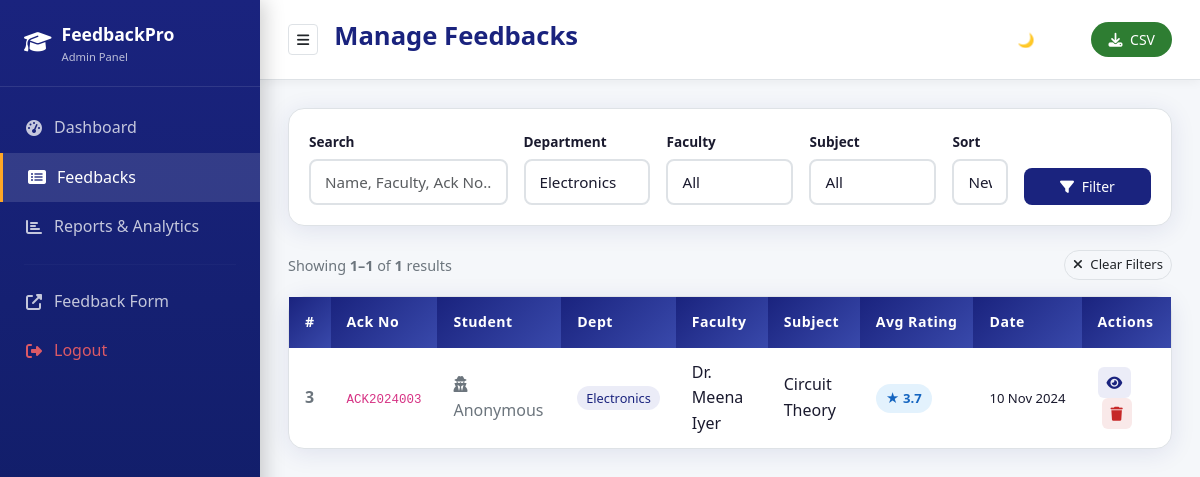
Screenshot of /admin/feedbacks.php?dept=Electronics (signed in) with the database file from the repository.
### tables this page shows
CREATE TABLE IF NOT EXISTS `feedbacks` (
  `id` INT(11) NOT NULL AUTO_INCREMENT,
  `acknowledgement_no` VARCHAR(20) NOT NULL UNIQUE,
  `student_name` VARCHAR(100) DEFAULT NULL COMMENT 'NULL for anonymous',
  `register_number` VARCHAR(20) DEFAULT NULL,
  `department` VARCHAR(100) NOT NULL,
  `year` VARCHAR(10) NOT NULL,
  `section` VARCHAR(5) NOT NULL,
  `email` VARCHAR(150) DEFAULT NULL,
  `faculty_name` VARCHAR(100) NOT NULL,
  `subject_name` VARCHAR(100) NOT NULL,
  `teaching_quality` TINYINT(1) NOT NULL DEFAULT 0,
  `subject_knowledge` TINYINT(1) NOT NULL DEFAULT 0,
  `communication_skills` TINYINT(1) NOT NULL DEFAULT 0,
  `doubt_clarification` TINYINT(1) NOT NULL DEFAULT 0,
  `classroom_interaction` TINYINT(1) NOT NULL DEFAULT 0,
  `punctuality` TINYINT(1) NOT NULL DEFAULT 0,
  `strengths` TEXT DEFAULT NULL,
  `improvements` TEXT DEFAULT NULL,
  `feedback` TEXT DEFAULT NULL,
  `suggestions` TEXT DEFAULT NULL,
  `is_anonymous` TINYINT(1) NOT NULL DEFAULT 0,
  `submitted_at` DATETIME NOT NULL DEFAULT CURRENT_TIMESTAMP,
  PRIMARY KEY (`id`),
  KEY `idx_department` (`department`),
  KEY `idx_faculty` (`faculty_name`),
  KEY `idx_subject` (`subject_name`),
  KEY `idx_submitted` (`submitted_at`)
);

### config/db.php (called while the page is built, shortened)
<?php
function e($str) {
    return htmlspecialchars($str ?? '', ENT_QUOTES, 'UTF-8');
}
?>

### admin/feedbacks.php (the view, shortened to what this page needs)
<?php
require_once '../config/db.php';
$conn = getDB();
$search  = trim($_GET['search'] ?? '');
$dept    = trim($_GET['dept'] ?? '');
$faculty = trim($_GET['faculty'] ?? '');
$subject = trim($_GET['subject'] ?? '');
$sort    = in_array($_GET['sort'] ?? '', ['asc','desc']) ? $_GET['sort'] : 'desc';
$where = ["1=1"];
$params = []; $types = '';
if ($dept)   { $where[] = "department=?"; $params[] = $dept; $types .= 's'; }
$whereStr = implode(' AND ', $where);
$perPage = 15;
$page = max(1, (int)($_GET['page'] ?? 1));
$offset = ($page - 1) * $perPage;
$countStmt = $conn->prepare("SELECT COUNT(*) as c FROM feedbacks WHERE $whereStr");
if ($types) $countStmt->bind_param($types, ...$params);
$countStmt->execute();
$totalRows = $countStmt->get_result()->fetch_assoc()['c'];
$stmt = $conn->prepare("SELECT * FROM feedbacks WHERE $whereStr ORDER BY submitted_at $sort LIMIT $perPage OFFSET $offset");
if ($types) $stmt->bind_param($types, ...$params);
$stmt->execute();
$feedbacks = $stmt->get_result();
$depts    = $conn->query("SELECT DISTINCT department FROM feedbacks ORDER BY department");
?>
<!DOCTYPE html>
<html lang="en" data-theme="light">
<head>
<link href="https://cdn.jsdelivr.net/npm/bootstrap@5.3.0/dist/css/bootstrap.min.css" rel="stylesheet">
<link href="https://cdnjs.cloudflare.com/ajax/libs/font-awesome/6.4.0/css/all.min.css" rel="stylesheet">
<link href="../assets/css/style.css" rel="stylesheet">
</head>
<body>
<div class="admin-sidebar">
  <div class="sidebar-brand"><i class="fas fa-graduation-cap fa-lg"></i><div><div>FeedbackPro</div><div style="font-size:0.7rem;opacity:0.7;font-weight:400;">Admin Panel</div></div></div>
  <nav class="mt-3">
    <a href="dashboard.php" class="nav-link"><i class="fas fa-tachometer-alt"></i> Dashboard</a>
    <a href="feedbacks.php" class="nav-link active"><i class="fas fa-list-alt"></i> Feedbacks</a>
    <a href="reports.php" class="nav-link"><i class="fas fa-chart-bar"></i> Reports & Analytics</a>
    <hr style="border-color:rgba(255,255,255,0.1);margin:12px 24px;">
    <a href="../index.php" class="nav-link" target="_blank"><i class="fas fa-external-link-alt"></i> Feedback Form</a>
    <a href="logout.php" class="nav-link" style="color:rgba(255,100,100,0.85);"><i class="fas fa-sign-out-alt"></i> Logout</a>
  </nav>
</div>
<div class="admin-content">
  <div class="admin-topbar">
    <div class="d-flex align-items-center gap-3">
      <button class="btn btn-sm" id="sidebarToggle" style="border:1px solid var(--border);background:var(--card-bg);"><i class="fas fa-bars"></i></button>
      <div class="page-title">Manage Feedbacks</div>
    </div>
    <div class="d-flex gap-2">
      <button class="theme-toggle" id="themeToggle">🌙 Dark</button>
      <a href="?export=csv&<?= http_build_query(array_filter(['search'=>$search,'dept'=>$dept,'faculty'=>$faculty,'subject'=>$subject])) ?>"
         class="btn btn-sm" style="background:#2e7d32;color:white;border-radius:50px;padding:6px 16px;">
        <i class="fas fa-download me-1"></i> CSV
      </a>
    </div>
  </div>
  <div class="admin-main">
    <div class="filter-bar">
      <form method="GET" action="feedbacks.php">
        <div class="row g-3 align-items-end">
          <div class="col-md-3">
            <label class="form-label fw-600" style="font-size:0.85rem;">Search</label>
            <input type="text" class="form-control form-control-sm" name="search" placeholder="Name, Faculty, Ack No..." value="<?= e($search) ?>">
          </div>
          <div class="col-md-2">
            <label class="form-label fw-600" style="font-size:0.85rem;">Department</label>
            <select class="form-select form-select-sm" name="dept">
              <?php while ($d = $depts->fetch_assoc()): ?>
              <option value="<?= e($d['department']) ?>" <?= $dept===$d['department']?'selected':'' ?>><?= e($d['department']) ?></option>
              <?php endwhile; ?>
            </select>
          </div>
          <div class="col-md-2">
            <label class="form-label fw-600" style="font-size:0.85rem;">Faculty</label>
            <select class="form-select form-select-sm" name="faculty">
              <option value="">All</option>
            </select>
          </div>
          <div class="col-md-2">
            <label class="form-label fw-600" style="font-size:0.85rem;">Subject</label>
            <select class="form-select form-select-sm" name="subject">
              <option value="">All</option>
            </select>
          </div>
          <div class="col-md-1">
            <label class="form-label fw-600" style="font-size:0.85rem;">Sort</label>
            <select class="form-select form-select-sm" name="sort">
              <option value="desc" <?= $sort==='desc'?'selected':'' ?>>Newest</option>
            </select>
          </div>
          <div class="col-md-2">
            <button type="submit" class="btn btn-sm w-100" style="background:var(--primary);color:white;border-radius:8px;padding:7px;">
              <i class="fas fa-filter me-1"></i> Filter
            </button>
          </div>
        </div>
      </form>
    </div>
    <div class="d-flex justify-content-between align-items-center mb-3">
      <div style="color:var(--text-muted);font-size:0.9rem;">
        Showing <strong><?= min($offset+1, $totalRows) ?>–<?= min($offset+$perPage, $totalRows) ?></strong> of <strong><?= $totalRows ?></strong> results
      </div>
      <a href="feedbacks.php" class="btn btn-sm" style="border:1px solid var(--border);border-radius:50px;font-size:0.82rem;">
        <i class="fas fa-times me-1"></i> Clear Filters
      </a>
    </div>
    <div class="card">
      <div class="table-responsive">
        <table class="table-custom w-100">
          <thead>
            <tr>
              <th>#</th><th>Ack No</th><th>Student</th><th>Dept</th><th>Faculty</th>
              <th>Subject</th><th>Avg Rating</th><th>Date</th><th>Actions</th>
            </tr>
          </thead>
          <tbody>
            <?php if ($feedbacks->num_rows === 0): ?>
            <tr><td colspan="9" class="text-center py-4" style="color:var(--text-muted);">
              <i class="fas fa-inbox fa-2x mb-2 d-block"></i>No feedbacks found.
            </td></tr>
            <?php else: while ($fb = $feedbacks->fetch_assoc()):
              $avg = round(($fb['teaching_quality']+$fb['subject_knowledge']+$fb['communication_skills']+$fb['doubt_clarification']+$fb['classroom_interaction']+$fb['punctuality'])/6, 1);
            ?>
            <tr>
              <td style="font-weight:600;color:var(--text-muted);"><?= $fb['id'] ?></td>
              <td><code style="font-size:0.78rem;"><?= e($fb['acknowledgement_no']) ?></code></td>
              <td>
                <?php if ($fb['is_anonymous']): ?>
                  <span style="color:var(--text-muted);"><i class="fas fa-user-secret me-1"></i>Anonymous</span>
                <?php else: ?>
                  <div style="font-weight:600;"><?= e($fb['student_name'] ?? 'N/A') ?></div>
                  <div style="font-size:0.78rem;color:var(--text-muted);"><?= e($fb['register_number'] ?? '') ?></div>
                <?php endif; ?>
              </td>
              <td><span style="font-size:0.8rem;background:rgba(57,73,171,0.1);color:var(--primary);padding:3px 9px;border-radius:50px;"><?= e($fb['department']) ?></span></td>
              <td style="font-weight:500;"><?= e($fb['faculty_name']) ?></td>
              <td><?= e($fb['subject_name']) ?></td>
              <td><span class="badge-rating rating-<?= round($avg) ?>">★ <?= $avg ?></span></td>
              <td style="font-size:0.82rem;white-space:nowrap;"><?= date('d M Y', strtotime($fb['submitted_at'])) ?></td>
              <td>
                <button class="btn btn-sm" style="background:rgba(57,73,171,0.1);color:var(--primary);border-radius:6px;"
                        data-bs-toggle="modal" data-bs-target="#modal<?= $fb['id'] ?>">
                  <i class="fas fa-eye"></i>
                </button>
                <button class="btn btn-sm ms-1" style="background:rgba(198,40,40,0.1);color:#c62828;border-radius:6px;"
                        onclick="confirmDelete(<?= $fb['id'] ?>)">
                  <i class="fas fa-trash"></i>
                </button>
              </td>
            </tr>
            <?php endwhile; endif; ?>
          </tbody>
        </table>
      </div>
    </div>
  </div>
</div>
</body>
</html>

### assets/css/style.css (style rules this page uses)
:root { --primary: #1a237e; --primary-light: #3949ab; --secondary: #0d47a1; --accent: #ff6f00; --accent-light: #ffa726; --success: #2e7d32; --danger: #c62828; --warning: #f57f17; --info: #01579b; --light-bg: #f5f7fa; --dark-bg: #0a0e1a; --card-bg: #ffffff; --text-main: #1a1a2e; --text-muted: #6c757d; --border: #dee2e6; --shadow: 0 4px 24px rgba(26,35,126,0.10); --shadow-hover: 0 8px 32px rgba(26,35,126,0.18); --radius: 16px; --radius-sm: 8px; --transition: all 0.3s cubic-bezier(0.4,0,0.2,1); }
* { box-sizing: border-box; margin: 0; padding: 0; }
body { font-family: 'Segoe UI', system-ui, -apple-system, sans-serif; background: var(--light-bg); color: var(--text-main); transition: var(--transition); line-height: 1.6; }
.card { background: var(--card-bg); border: 1px solid var(--border); border-radius: var(--radius); box-shadow: var(--shadow); transition: var(--transition); }
.form-control, .form-select { border: 2px solid var(--border); border-radius: var(--radius-sm); padding: 10px 14px; font-size: 0.95rem; transition: var(--transition); background: var(--card-bg); color: var(--text-main); }
.form-label { font-weight: 600; color: var(--text-main); margin-bottom: 6px; font-size: 0.9rem; }
.table-custom { width: 100%; border-collapse: separate; border-spacing: 0; }
.table-custom thead th { background: linear-gradient(135deg, var(--primary), var(--primary-light)); color: white; padding: 14px 16px; font-weight: 600; font-size: 0.88rem; letter-spacing: 0.5px; border: none; white-space: nowrap; }
.table-custom tbody tr { transition: var(--transition); border-bottom: 1px solid var(--border); }
.table-custom td { padding: 12px 16px; vertical-align: middle; color: var(--text-main); }
.badge-rating { display: inline-flex; align-items: center; gap: 4px; padding: 4px 10px; border-radius: 50px; font-size: 0.82rem; font-weight: 600; }
.rating-4 { background: #e3f2fd; color: #1565c0; }
.theme-toggle { background: rgba(255,255,255,0.15); border: 1px solid rgba(255,255,255,0.25); color: white; border-radius: 50px; padding: 6px 14px; cursor: pointer; font-size: 0.85rem; transition: var(--transition); }
.admin-sidebar { background: linear-gradient(180deg, var(--primary) 0%, #0d1b5e 100%); min-height: 100vh; width: 260px; position: fixed; left: 0; top: 0; z-index: 1000; padding-top: 0; transition: var(--transition); box-shadow: 4px 0 20px rgba(0,0,0,0.2); }
.admin-sidebar .sidebar-brand { padding: 20px 24px; border-bottom: 1px solid rgba(255,255,255,0.1); color: white; font-weight: 700; font-size: 1.1rem; display: flex; align-items: center; gap: 10px; }
.admin-sidebar .nav-link { color: rgba(255,255,255,0.75); padding: 12px 24px; border-radius: 0; transition: var(--transition); display: flex; align-items: center; gap: 10px; font-weight: 500; }
.admin-sidebar .nav-link:hover, .admin-sidebar .nav-link.active { background: rgba(255,255,255,0.12); color: white; border-left: 3px solid var(--accent-light); }
.admin-sidebar .nav-link i { width: 20px; text-align: center; }
.admin-content { margin-left: 260px; min-height: 100vh; background: var(--light-bg); transition: var(--transition); }
.admin-topbar { background: var(--card-bg); padding: 16px 28px; border-bottom: 1px solid var(--border); display: flex; justify-content: space-between; align-items: center; box-shadow: 0 2px 10px rgba(0,0,0,0.05); position: sticky; top: 0; z-index: 100; }
.admin-main { padding: 28px; }
.filter-bar { background: var(--card-bg); border: 1px solid var(--border); border-radius: var(--radius); padding: 20px; margin-bottom: 24px; box-shadow: var(--shadow); }
.page-title { font-size: 1.6rem; font-weight: 800; color: var(--primary); margin-bottom: 6px; }

### rows the page displays
feedbacks: id "3", acknowledgement_no "ACK2024003", is_anonymous 1 (drawn), department "Electronics", faculty_name "Dr. Meena Iyer", subject_name "Circuit Theory", avg "3.7", submitted_at "10 Nov 2024"

### other values shown
min($offset+1, $totalRows) "1"
min($offset+$perPage, $totalRows) "1"
$totalRows "1"
form field dept "Electronics"
